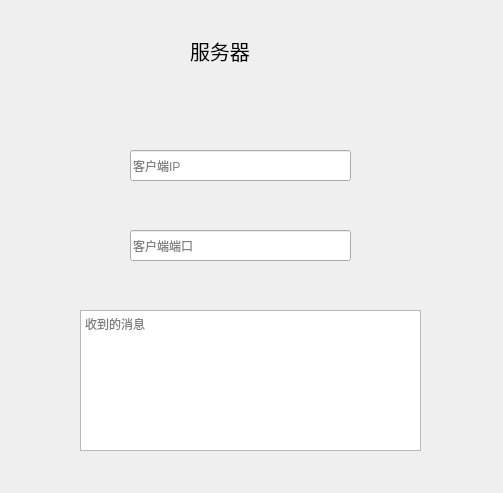
<?xml version="1.0" encoding="UTF-8"?>
<ui version="4.0">
 <class>Widget</class>
 <widget class="QWidget" name="Widget">
  <property name="geometry">
   <rect>
    <x>0</x>
    <y>0</y>
    <width>503</width>
    <height>493</height>
   </rect>
  </property>
  <property name="windowTitle">
   <string>Widget</string>
  </property>
  <widget class="QLabel" name="label">
   <property name="geometry">
    <rect>
     <x>190</x>
     <y>30</y>
     <width>91</width>
     <height>41</height>
    </rect>
   </property>
   <property name="font">
    <font>
     <pointsize>15</pointsize>
    </font>
   </property>
   <property name="text">
    <string>服务器</string>
   </property>
  </widget>
  <widget class="QLineEdit" name="lineEditIP">
   <property name="geometry">
    <rect>
     <x>130</x>
     <y>150</y>
     <width>221</width>
     <height>31</height>
    </rect>
   </property>
   <property name="readOnly">
    <bool>true</bool>
   </property>
   <property name="placeholderText">
    <string>客户端IP</string>
   </property>
  </widget>
  <widget class="QLineEdit" name="lineEditPort">
   <property name="geometry">
    <rect>
     <x>130</x>
     <y>230</y>
     <width>221</width>
     <height>31</height>
    </rect>
   </property>
   <property name="readOnly">
    <bool>true</bool>
   </property>
   <property name="placeholderText">
    <string>客户端端口</string>
   </property>
  </widget>
  <widget class="QTextEdit" name="textEdit">
   <property name="geometry">
    <rect>
     <x>80</x>
     <y>310</y>
     <width>341</width>
     <height>141</height>
    </rect>
   </property>
   <property name="placeholderText">
    <string>收到的消息</string>
   </property>
  </widget>
 </widget>
 <resources/>
 <connections/>
</ui>
